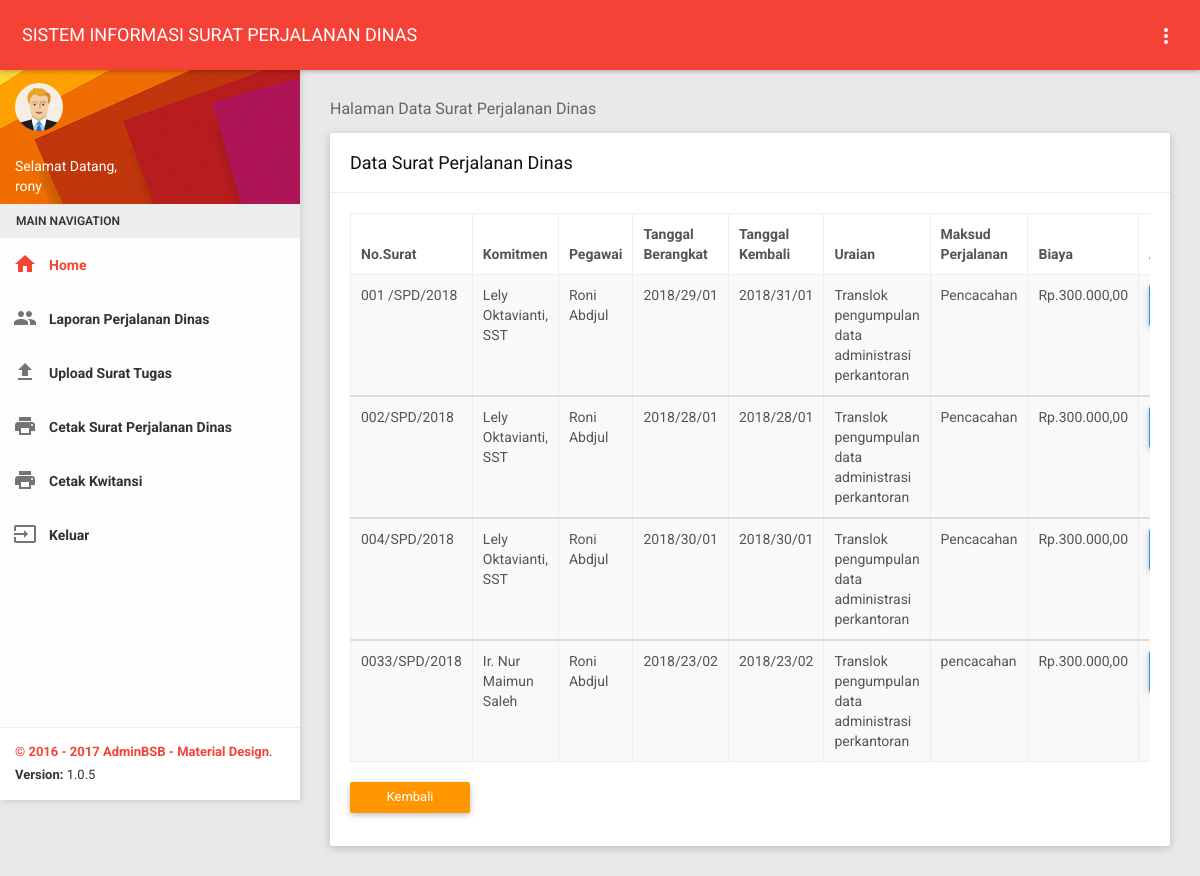
The page /pegawai/spd.php (signed in) on the database its author committed.
### tables this page shows
CREATE TABLE `spd` (
  `id` int(3) NOT NULL,
  `nosurat` varchar(100) NOT NULL,
  `komitmen` varchar(100) NOT NULL,
  `namakomitmen` varchar(100) NOT NULL,
  `nip` varchar(100) NOT NULL,
  `kode` varchar(50) NOT NULL,
  `tbiaya` varchar(20) NOT NULL,
  `mp` varchar(100) NOT NULL,
  `alat` varchar(100) NOT NULL,
  `tempatb` varchar(100) NOT NULL,
  `tempatt` varchar(100) NOT NULL,
  `lamap` varchar(100) NOT NULL,
  `tb` varchar(20) NOT NULL,
  `tk` varchar(20) NOT NULL,
  `pengikut` varchar(100) NOT NULL,
  `pengikutn` varchar(100) NOT NULL,
  `pengikutt` varchar(100) NOT NULL,
  `pengikutk` varchar(100) NOT NULL,
  `instansi` varchar(20) NOT NULL,
  `keterangan` text NOT NULL
);

CREATE TABLE `pegawai` (
  `nip` varchar(100) NOT NULL,
  `nama` varchar(50) NOT NULL,
  `jk` varchar(15) NOT NULL,
  `ttl` varchar(50) NOT NULL,
  `golongan` varchar(20) NOT NULL,
  `jabatan` varchar(30) NOT NULL,
  `pd` varchar(30) NOT NULL,
  `username` varchar(30) NOT NULL,
  `password` varchar(32) NOT NULL,
  `hak_akses` varchar(10) NOT NULL
);

CREATE TABLE `anggaran` (
  `kode` varchar(50) NOT NULL,
  `uraian` varchar(100) NOT NULL,
  `volume` int(20) NOT NULL,
  `satuan` varchar(20) NOT NULL,
  `hargasat` varchar(50) NOT NULL,
  `jumlah` varchar(50) NOT NULL
);

### pegawai/spd.php (the view, shortened to what this page needs)
<?php
include '../tampilan/ataspegawai.php';
?>
    <section class="content">
        <div class="container-fluid">
            <div class="block-header">
                <h2>Halaman Data Surat Perjalanan Dinas</h2>
            </div>
            <div class="row clearfix">
                <div class="col-lg-12 col-md-12 col-sm-12 col-xs-12">
                    <div class="card">
                        <div class="header">
                            <h2>
                                Data Surat Perjalanan Dinas
                            </h2>
                        </div>
                        <div class="body">
                            <div class="table-responsive">
                                <table class="table table-bordered table-striped table-hover dataTable js-exportable">
                                    <thead>
                                        <tr>
                                            <th>No.Surat</th>
                                            <th>Komitmen</th>
                                            <th>Pegawai</th>
                                            <th>Tanggal Berangkat</th>
                                            <th>Tanggal Kembali</th>
                                            <th>Uraian</th>
                                            <th>Maksud Perjalanan</th>
                                            <th>Biaya</th>
                                            <th>Action</th>
                                        </tr>
                                    </thead>
                                     <?php
                                       $username=$_SESSION['username'];
                   			      $tampil=mysql_query("SELECT spd.nosurat, spd.komitmen, spd.lamap,spd.namakomitmen, pegawai.nama, spd.tb, spd.tk, anggaran.uraian, spd.mp ,anggaran.hargasat from pegawai, anggaran, spd where pegawai.nip=spd.nip and anggaran.kode=spd.kode and username='$username'");
                   			      while($data=mysql_fetch_array($tampil)){
                    		      	?>
                                     <tbody>
                                        <tr>
                                            <td><?php echo $data['nosurat']; ?></td>
                                            <td><?php echo $data['namakomitmen']; ?></td>
                                            <td><?php echo $data['nama']; ?></td>
                                            <td><?php echo $data['tb']; ?></td>
                                            <td><?php echo $data['tk']; ?></td>
                                            <td><?php echo $data['uraian']; ?></td>
                                            <td><?php echo $data['mp']; ?></td>
                                            <td>Rp.<?php echo number_format ($data['hargasat'] * $data['lamap'],2,",",".");?></td>
                         <td><a  class="btn btn-primary waves-effect" href="../tatausaha/prints.php?hal=prints&kd=<?php echo $data['nosurat'];?>"><i class="fa fa-edit"></i>Print</a>
                       </td>
                                        </tr>
                                            <?php
             								 }
            							  ?>
                                      </tbody>
                                </table>
                            </div>
                            <div class="button-demo">
                      <a href="index.php" type="button" class="btn btn-warning waves-effect">Kembali</a>
                            </div>
                        </div>
                    </div>
                </div>
            </div>
            </div>
    </section>
  <?php
  include '../tampilan/footer.php';
?>

### rows shown on the page
spd: nosurat "001 /SPD/2018", namakomitmen "Lely Oktavianti, SST", nip.nama "Roni Abdjul", tb "2018/29/01", tk "2018/31/01", kode.uraian "Translok pengumpulan data administrasi perkantoran", mp "Pencacahan", $data['hargasat'] * $data['lamap'] "300.000,00"
spd: nosurat "002/SPD/2018", namakomitmen "Lely Oktavianti, SST", nip.nama "Roni Abdjul", tb "2018/28/01", tk "2018/28/01", kode.uraian "Translok pengumpulan data administrasi perkantoran", mp "Pencacahan", $data['hargasat'] * $data['lamap'] "300.000,00"
spd: nosurat "004/SPD/2018", namakomitmen "Lely Oktavianti, SST", nip.nama "Roni Abdjul", tb "2018/30/01", tk "2018/30/01", kode.uraian "Translok pengumpulan data administrasi perkantoran", mp "Pencacahan", $data['hargasat'] * $data['lamap'] "300.000,00"
spd: nosurat "0033/SPD/2018", namakomitmen "Ir. Nur Maimun Saleh", nip.nama "Roni Abdjul", tb "2018/23/02", tk "2018/23/02", kode.uraian "Translok pengumpulan data administrasi perkantoran", mp "pencacahan", $data['hargasat'] * $data['lamap'] "300.000,00"

### other values the page prints
$_SESSION['username'] "rony"
